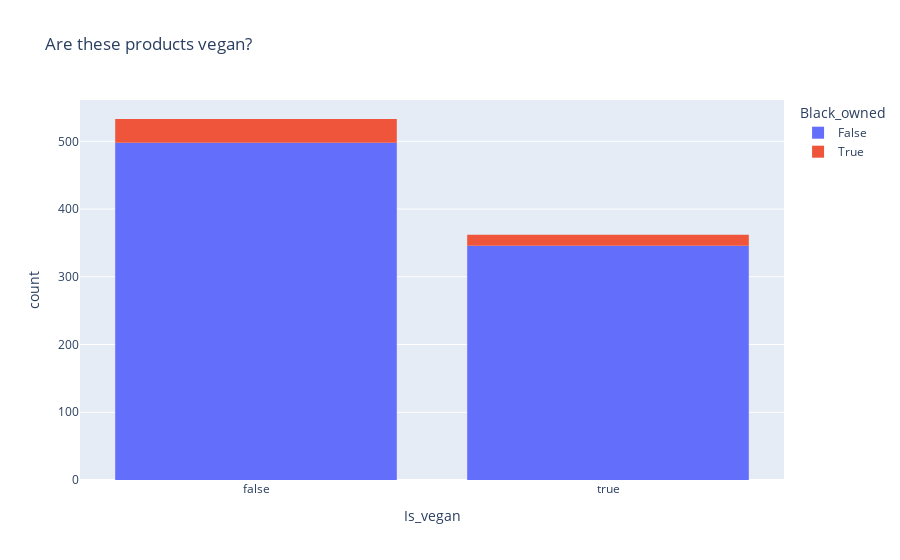

The notebook cell this image was saved under:
### Code cell
# check out vegan brand values, along with which are black-owned
fig = px.histogram(brand_df, x='Is_vegan', color="Black_owned", title='Are these products vegan?')
fig.show();

### Figure 1 — Plotly figure (JSON) as saved in the notebook; plotly's stock layout.template omitted (floating-point values rounded to 4 significant figures; data arrays with more than 128 entries replaced by an {"elided": "..."} marker saying what was removed)
{"data": [{"alignmentgroup": "True", "bingroup": "x", "hovertemplate": "Black_owned=False<br>Is_vegan=%{x}<br>count=%{y}<extra></extra>", "legendgroup": "False", "marker": {"color": "#636efa", "pattern": {"shape": ""}}, "name": "False", "offsetgroup": "False", "orientation": "v", "showlegend": true, "type": "histogram", "x": {"elided": "844 bool values"}, "xaxis": "x", "yaxis": "y"}, {"alignmentgroup": "True", "bingroup": "x", "hovertemplate": "Black_owned=True<br>Is_vegan=%{x}<br>count=%{y}<extra></extra>", "legendgroup": "True", "marker": {"color": "#EF553B", "pattern": {"shape": ""}}, "name": "True", "offsetgroup": "True", "orientation": "v", "showlegend": true, "type": "histogram", "x": [false, false, true, false, false, false, false, false, false, false, true, true, true, false, false, false, false, true, false, false, false, false, false, false, false, false, true, false, false, false, true, true, true, false, false, true, false, false, false, true, true, false, false, true, true, false, true, true, false, false, false], "xaxis": "x", "yaxis": "y"}], "layout": {"barmode": "relative", "legend": {"title": {"text": "Black_owned"}, "tracegroupgap": 0}, "title": {"text": "Are these products vegan?"}, "xaxis": {"anchor": "y", "domain": [0, 1], "title": {"text": "Is_vegan"}}, "yaxis": {"anchor": "x", "domain": [0, 1], "title": {"text": "count"}}}}
